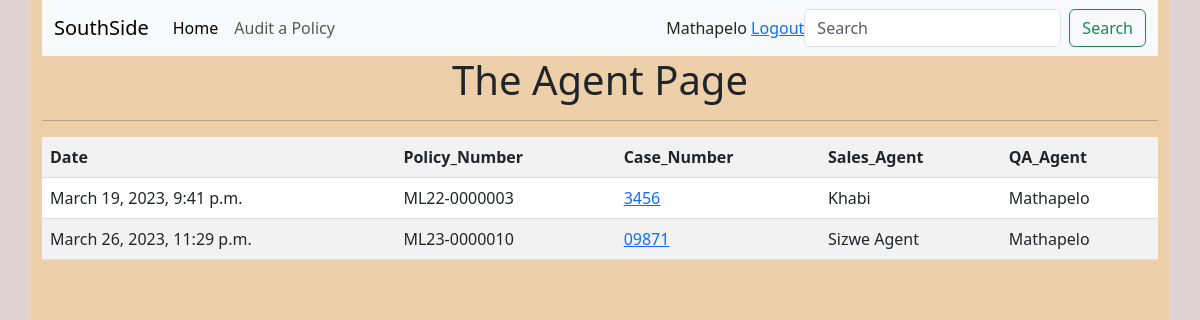
Screenshot of /The_Agent/ (signed in) with the database file from the repository.
### SouthsideApp/models.py (models this page shows, shortened)
class QACModels(models.Model):
    Date = models.DateTimeField(auto_now_add=True)
    QA_Agent = models.ForeignKey(User, null=True, on_delete=models.CASCADE)
    Policy_Number = models.CharField(max_length=12)
    Case_Number = models.CharField(max_length=7)
    AVS_Check = models.CharField(choices=AVS, max_length=12)
    Caller_ID = models.CharField(max_length=50)
    Sales_Agent = models.CharField(max_length=50)
    Call_duration = models.CharField(max_length=10)
    Start_date = models.CharField(max_length=20)
    Premium = models.DecimalField(max_digits=6, decimal_places=2)
    Debit_date = models.CharField(max_length=10)
    Cover_amount = models.CharField(max_length=10)
    QA_Correct = models.CharField(choices=QA_Outcome, max_length=5)
    KPA = models.CharField(choices=KPA_Outcome, max_length=15)
    HIV_Required = models.CharField(choices=HIV_Test,  max_length=3)
    Comment = models.TextField(max_length=200)

### SouthsideApp/views.py (the view)
# urls.py: path('The_Agent/', views.The_Agent, name='The_Agent'),
@login_required(login_url='LoginPage')
def The_Agent(request):
    Agents_work = request.user
    work = QACModels.objects.filter(QA_Agent=Agents_work)
    return render(request, 'SouthsideApp/The_Agent.html',
                  {'work':work})

### SouthsideApp/Templates/SouthsideApp/The_Agent.html (shortened to what this page needs)
{% extends 'SouthsideApp/Layout.html' %}
    {% block content %}
    {% include 'SouthsideApp/Nav_agent.html' %}
    <center>
      <h1>The Agent Page</h1>
    </center>
    <hr>
        <form action="" method="POST">
            <table class="table table-striped">
                <tr>
                    <th>
                        Date
                    </th>
                    <th>
                        Policy_Number
                    </th>
                    <th>
                        Case_Number
                    </th>
                    <th>
                        Sales_Agent
                    </th>
                    <th>
                        QA_Agent
                    </th>
                </tr>
                {% for agents_work in work %}
                <tr>
                    <td>
                        {{agents_work.Date}}
                    </td>
                    <td>
                        {{agents_work.Policy_Number}}
                    </td>
                    <td>
                        <a href="{% url 'Detail' agents_work.id  %}">{{agents_work.Case_Number}}<br></a>
                    </td>
                    <td>
                        {{agents_work.Sales_Agent}}
                    </td>
                    <td>
                        {{agents_work.QA_Agent}}
                    </td>
                </tr>
                {% endfor %}
            </table>
       </form>
    {% endblock %}

### SouthsideApp/Templates/SouthsideApp/Nav_agent.html (shortened to what this page needs)
<nav class="navbar navbar-expand-lg bg-body-tertiary">
    <div class="container-fluid">
      <a class="navbar-brand" href="#">SouthSide</a>
      <div class="collapse navbar-collapse" id="navbarSupportedContent">
        <ul class="navbar-nav me-auto mb-2 mb-lg-0">
          <li class="nav-item">
            <a class="nav-link active" aria-current="page" href="{% url 'Home' %}">Home</a>
          </li>
          <li class="nav-item">
            <a class="nav-link" href="{% url 'TheForm' %}">Audit a Policy</a>
          </li>
        </ul>
        <span>
          {{request.user}}
          <a href="{% url 'LogoutPage' %}">Logout</a>
        </span>
        <form class="d-flex" role="search">
          <input class="form-control me-2" type="search" placeholder="Search" aria-label="Search">
          <button class="btn btn-outline-success" type="submit">Search</button>
        </form>
      </div>
    </div>
  </nav>

### SouthsideApp/static/styles/css.css (style rules this page uses)
body { background-color: rgb(223, 210, 210); }

### rows the page displays
QACModels: Date "March 19, 2023, 9:41 p.m.", Policy_Number "ML22-0000003", Case_Number "3456", Sales_Agent "Khabi", QA_Agent "Mathapelo"
QACModels: Date "March 26, 2023, 11:29 p.m.", Policy_Number "ML23-0000010", Case_Number "09871", Sales_Agent "Sizwe Agent", QA_Agent "Mathapelo"

### other values shown
{{ request.user }} "Mathapelo"
